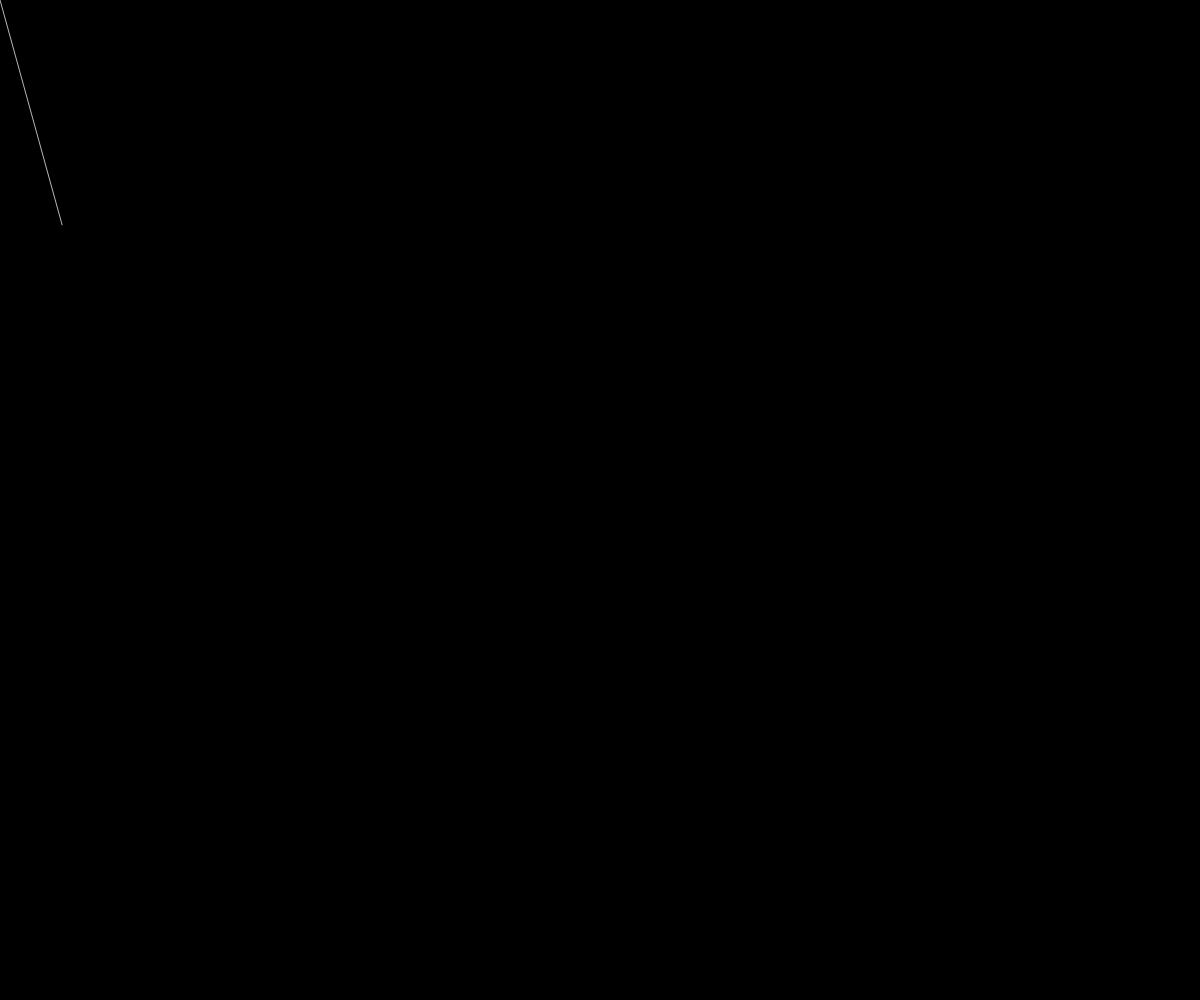
Frame 1 (no input)
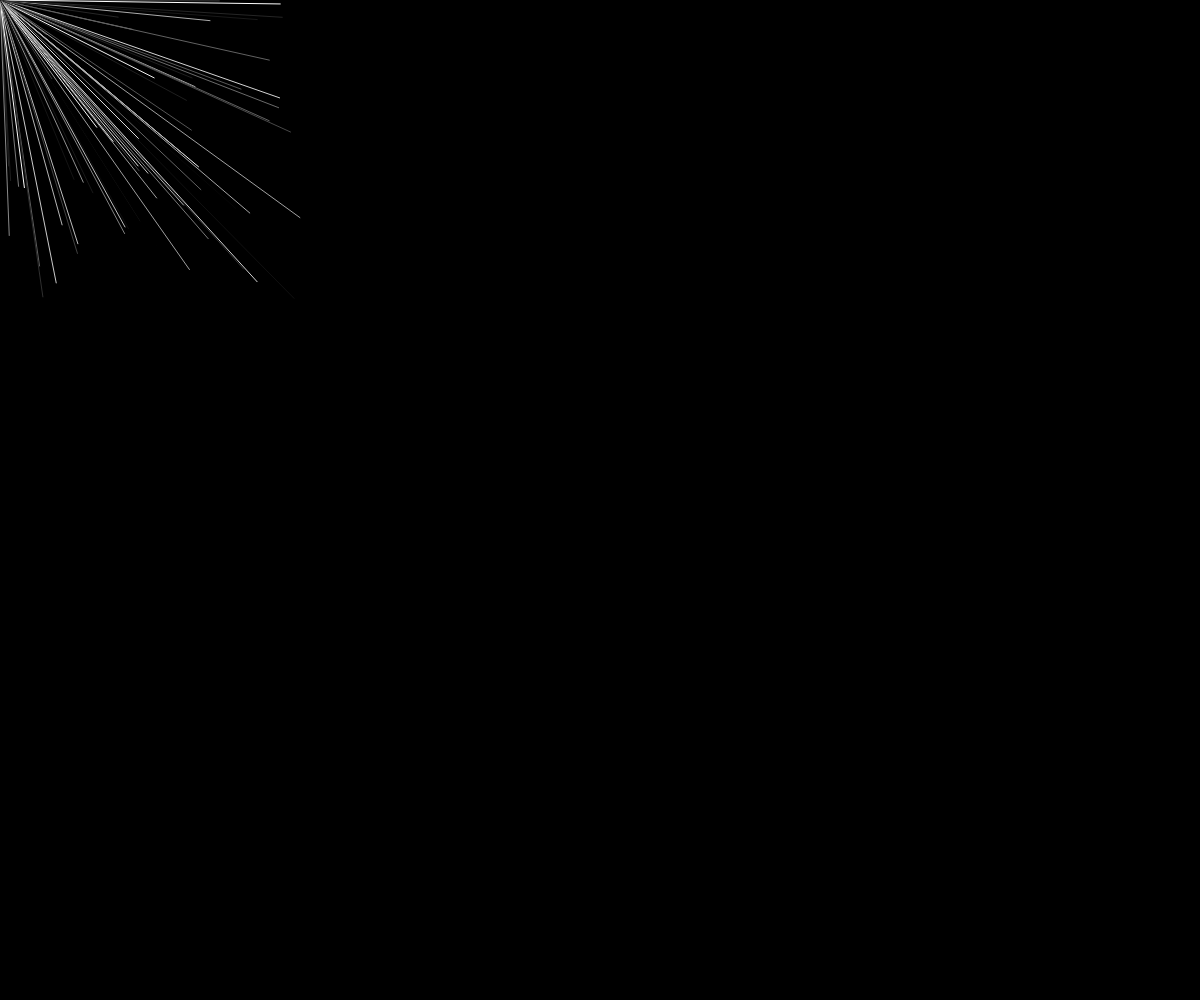
Frame 60 (no input)
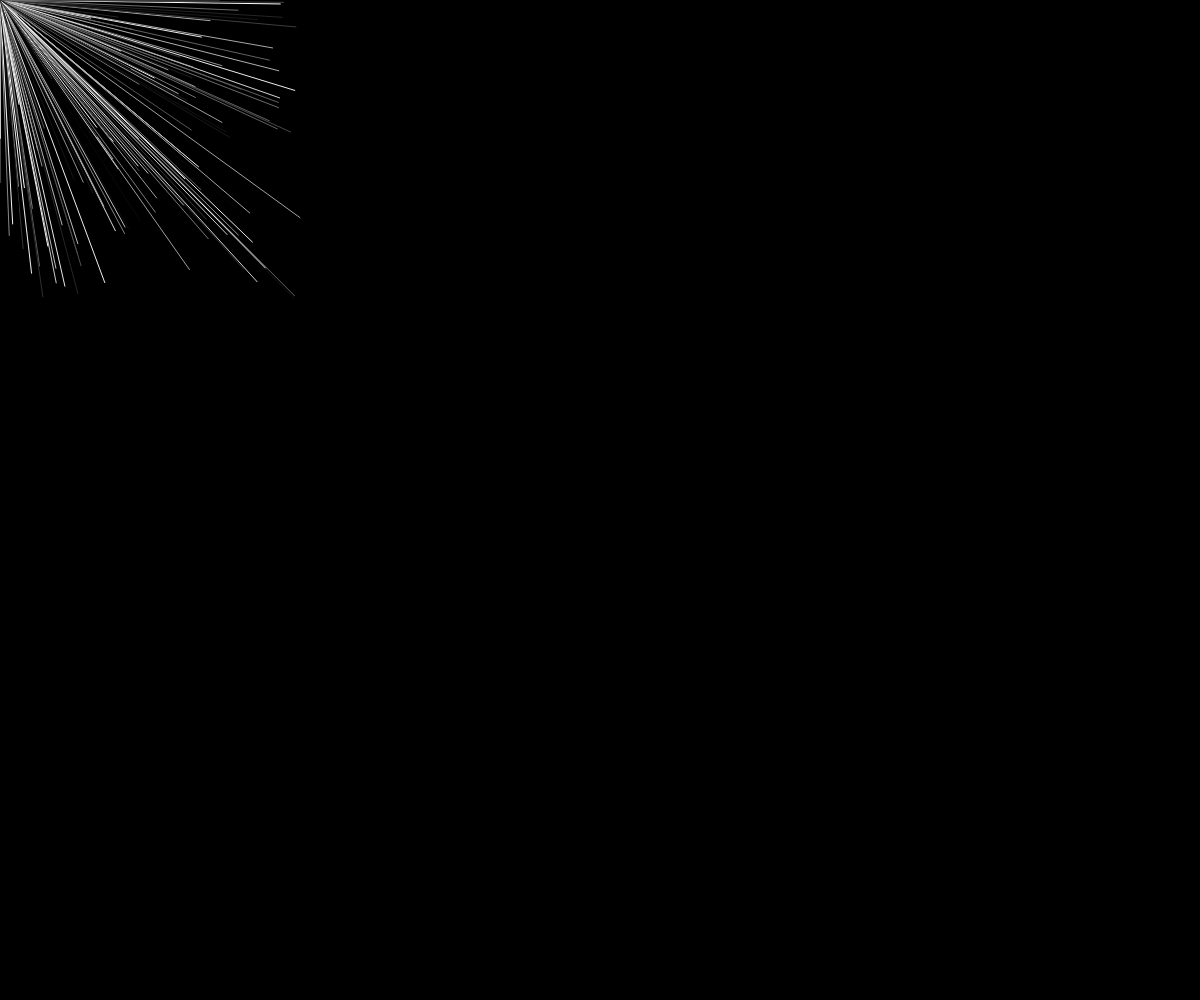
Frame 120 (the mouse pressed at the canvas centre since frame 60)

The p5.js sketch that drew these frames (run headless with seeded random() and noise() and a simulated clock; from frame 60 on, the mouse is pressed at the canvas centre):

// p5.js sketch
// ── sketch.js
/** Name: Haig Armen
Course: INTD319
Assignment: P5.js Basics
Blog: https://courses.haigarmen.com/intd319-2020
Description:
**/

// drawing lines from the center of the canvas
// why does the X and Y of second point need to be between 0 and width

function setup() {
    createCanvas(windowWidth, windowHeight);
    background(0); // this makes the background black
}

function draw() {
    // change the stroke colour
    // random() function creates a random number
    // specifying one number specifies a maximum
    // specifying two numbers specifies random(minium, maxium)
    stroke(random(255));
    // let's draw a line with a fixed starting point and a random end point.
    line(0,0,random(300),random(300));
    // now let's try making the lines fill the screen

    // how about creating lines that start and end at random points
    // line(random(width), random(height), random(width), random(height));

    // noLoop();
}
